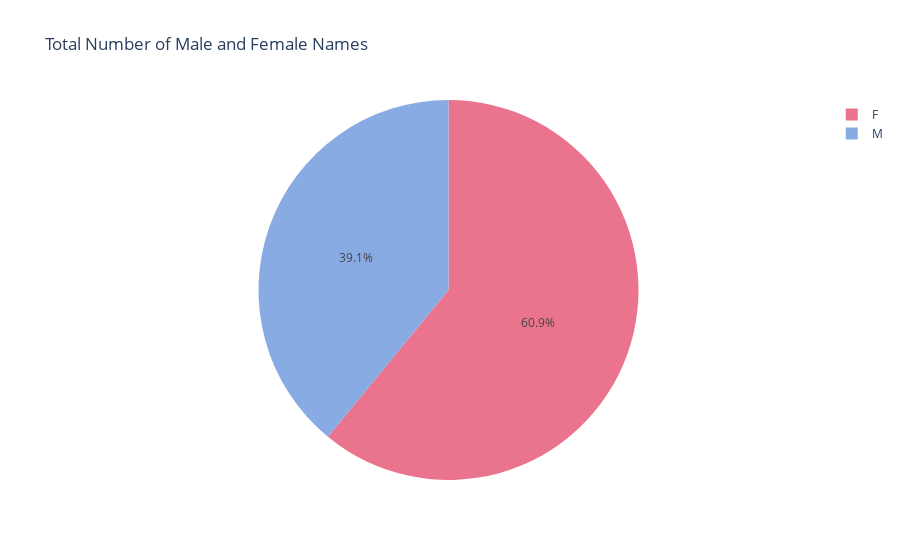

The notebook cell saved with this chart:
### Code cell
# Counting the total number of male and female names
gender_counts = names['Gender'].value_counts()

# Pie chart
fig = px.pie(gender_counts, 
             values=gender_counts.values, 
             names=gender_counts.index, 
             title='Total Number of Male and Female Names',
             color_discrete_sequence= ['#EA738D','#89ABE3'])

fig.show()

### Figure 1 — Plotly figure (JSON) as saved in the notebook; plotly's stock layout.template omitted (floating-point values rounded to 4 significant figures)
{"data": [{"domain": {"x": [0, 1], "y": [0, 1]}, "hovertemplate": "Gender=%{label}<br>value=%{value}<extra></extra>", "labels": ["F", "M"], "legendgroup": "", "name": "", "showlegend": true, "type": "pie", "values": [89749, 57520]}], "layout": {"legend": {"tracegroupgap": 0}, "piecolorway": ["#EA738D", "#89ABE3"], "title": {"text": "Total Number of Male and Female Names"}}}
